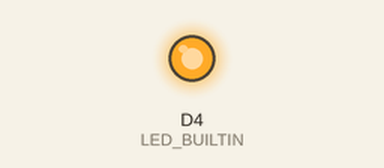
The sketch below on a simulated ESP8266 (NodeMCU). Parts: output pins drawn as LEDs (lit = HIGH, except the on-board LED, lit = LOW).

Above: at 0.5 s.
At 5.0 s:
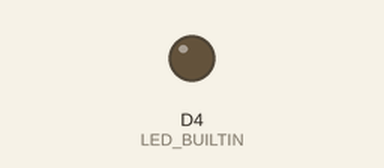
Timing chart, 0 to 6.9 s (numbered marks = the images above):
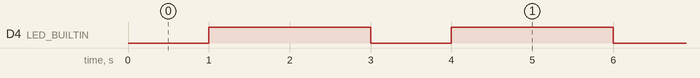

The sketch:

01-__Blink.ino
```cpp
/* IOT na prática com o ESP8266
  https://projetosiot.com.br/
*/


//Area Reservado para variáveis utilizados nas funçôes setup ,loop ,referências de bibliotecas, define
// LED_BUILTIN no ESP-01 é o DO
// LED_BUILTIN no ESP-12E é o D4 GPIO 2

#define LED_BUILTIN  D4


//Funcao Setup: Roda somente uma Vez
void setup() {
  pinMode(LED_BUILTIN, OUTPUT);     // Incializa o LED_BUILTIN pin como saída
}

// Função Loop: Roda o programa para sempre
void loop() {
  digitalWrite(LED_BUILTIN, LOW);   // Escreve no LED_BUILTIN nivel 0
  delay(1000);
  digitalWrite(LED_BUILTIN, HIGH);  // Escreve no LED_BUILTIN nivel 1
  delay(2000);
}
```

Measured:
- by itself, D4 (LED_BUILTIN): alternates HIGH for 2.0 s and LOW for 1.0 s
